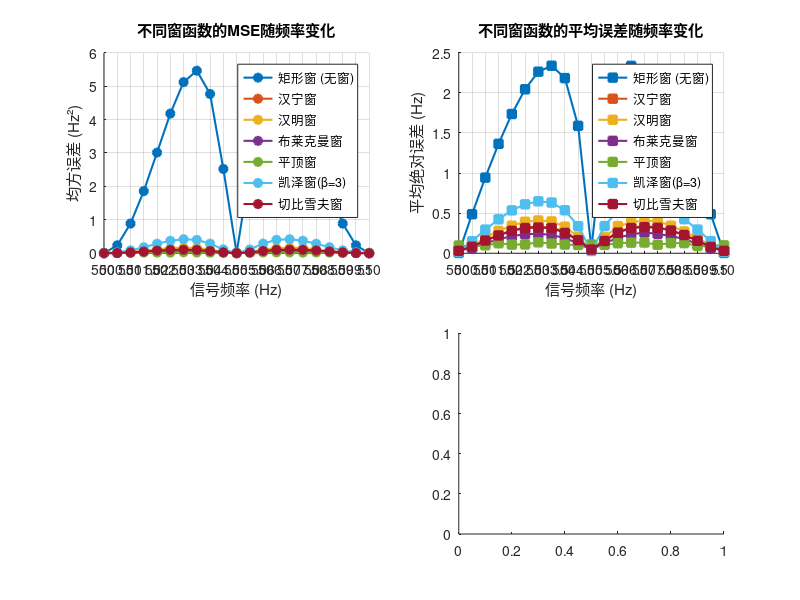

The MATLAB source for this figure: (Note: this script raises an error after producing the figure.)
function [] = compareWindowFunctionsXwz()
%% Rife插值算法在不同加窗下的性能比较（500-510Hz均匀分布）
clear; clc; close all;

% 参数设置
fs = 1280;                  % 采样频率(Hz)
N = 128;                    % 样本点数
f_start = 500;              % 起始频率(Hz)
f_end = 510;                % 结束频率(Hz)
resolution = 0.5;           % 分辨率(Hz)
SNR_dB = 30;                % 信噪比
num_trials_per_freq = 100;  % 每个频率点的试验次数

% 定义测试频率点（10Hz间隔）
test_freqs = f_start:resolution:f_end;
num_freqs = length(test_freqs);

% 定义测试的窗函数
windows = {
    '矩形窗 (无窗)',   @(N) ones(1, N);
    '汉宁窗',         @hann;
    '汉明窗',         @hamming;
    '布莱克曼窗',     @blackman;
    '平顶窗',         @flattopwin;
    '凯泽窗(β=3)',    @(N) kaiser(N, 3)';
    '切比雪夫窗',     @(N) chebwin(N, 60)'
};
num_windows = size(windows, 1);

% 初始化结果存储
mse_results = zeros(num_windows, num_freqs);
bias_results = zeros(num_windows, num_freqs);

% 主测试循环（按频率点遍历）
for f_idx = 1:num_freqs
    f0 = test_freqs(f_idx);
    
    for w = 1:num_windows
        window_name = windows{w, 1};
        window_func = windows{w, 2};
        
        errors = zeros(num_trials_per_freq, 1);
        
        for trial = 1:num_trials_per_freq
            % 生成信号
            n = 0:N-1;
            signal = exp(1j * 2 * pi * f0/fs * n);
            
            % 加窗
            win = window_func(N);
            if iscolumn(win), win = win'; end  % 确保是行向量
            signal_windowed = signal .* win;
            
            % 添加噪声
            noise_power = 10^(-SNR_dB/10);
            noise = sqrt(noise_power/2) * (randn(1, N) + 1j*randn(1, N));
            x = signal_windowed + noise;
            
            % Rife插值估计
            f_est = rife_interp_windowed(x, fs, window_func);
            errors(trial) = abs(f_est - f0);
        end
        
        % 记录统计结果
        mse_results(w, f_idx) = mean(errors.^2);
        bias_results(w, f_idx) = mean(errors);
    end
    
    fprintf('已完成频率 %.1fHz 的测试\n', f0);
end

%% 结果可视化
figure('Position', [100, 100, 1400, 800]);

% 1. 各窗函数在不同频率下的MSE
subplot(2, 2, 1);
hold on;
colors = lines(num_windows);
for w = 1:num_windows
    plot(test_freqs, mse_results(w, :), 'o-', ...
        'Color', colors(w,:), 'LineWidth', 1.5, 'MarkerFaceColor', colors(w,:));
end
title('不同窗函数的MSE随频率变化');
xlabel('信号频率 (Hz)');
ylabel('均方误差 (Hz²)');
legend(windows(:,1), 'Location', 'NorthEast');
grid on;
xticks(test_freqs);

% 2. 各窗函数在不同频率下的平均误差
subplot(2, 2, 2);
hold on;
for w = 1:num_windows
    plot(test_freqs, bias_results(w, :), 's-', ...
        'Color', colors(w,:), 'LineWidth', 1.5, 'MarkerFaceColor', colors(w,:));
end
title('不同窗函数的平均误差随频率变化');
xlabel('信号频率 (Hz)');
ylabel('平均绝对误差 (Hz)');
legend(windows(:,1), 'Location', 'NorthEast');
grid on;
xticks(test_freqs);

% 3. 各窗函数性能对比（箱线图）
% subplot(2, 2, 3);
% all_errors = [];
% groups = [];
% for w = 1:num_windows
%     all_errors = [all_errors; bias_results(w, :)'];
%     groups = [groups; w*ones(num_freqs, 1)];
% end
% boxplot(all_errors, groups, 'Labels', windows(:,1));
% title('各窗函数误差分布对比');
% ylabel('绝对误差 (Hz)');
% set(gca, 'XTickLabelRotation', 45);
% grid on;

% 4. 最优窗函数选择（每个频率点）
[~, best_window_idx] = min(bias_results);
subplot(2, 2, 4);
histogram(best_window_idx, 'BinEdges', 0.5:1:num_windows+0.5);
title('各窗函数作为最优选择的频率点数量');
xlabel('窗函数索引');
ylabel('最优次数');
set(gca, 'XTick', 1:num_windows, 'XTickLabel', windows(:,1));
xtickangle(45);
grid on;

%% 性能统计表格
fprintf('\n===== 各窗函数在500-510Hz范围内的平均性能 =====\n');
fprintf('窗函数名称      | 平均MSE(Hz²) | 平均误差(Hz) | 误差标准差(Hz)\n');
fprintf('----------------|--------------|--------------|--------------\n');

for w = 1:num_windows
    avg_mse = mean(mse_results(w, :));
    avg_bias = mean(bias_results(w, :));
    std_bias = std(bias_results(w, :));
    
    fprintf('%-15s | %12.4e | %12.6f | %12.6f\n', ...
            windows{w,1}, avg_mse, avg_bias, std_bias);
end
end

%% 加窗Rife插值函数
function f_est = rife_interp_windowed(x, fs, window_func)
    N = length(x);
    
    % 加窗
    win = window_func(N);
    if iscolumn(win), win = win'; end
    x_windowed = x .* win;
    
    % 计算FFT
    X = fft(x_windowed);
    [~, k_max] = max(abs(X));
    
    % Rife插值
    k_prev = max(1, k_max-1);
    k_next = min(N, k_max+1);
    
    X_prev = abs(X(k_prev));
    X_curr = abs(X(k_max));
    X_next = abs(X(k_next));
    
    % 改进的Rife公式（防止除零）
    denominator = 4*X_curr - 2*(X_prev + X_next);
    if abs(denominator) < eps
        delta = 0;
    else
        delta = (X_next - X_prev) / denominator;
    end
    
    f_est = (k_max - 1 + delta) * fs / N;
    
    % 处理频率越界
    if f_est > fs/2
        f_est = f_est - fs;
    elseif f_est < -fs/2
        f_est = f_est + fs;
    end
end